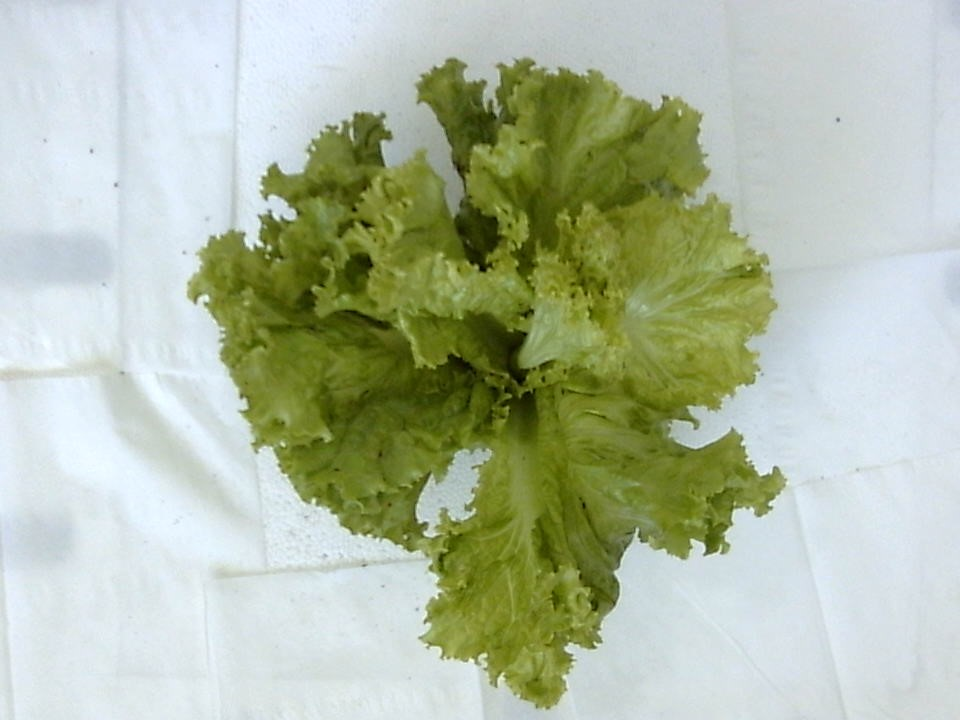
#> input picture Program/dataset/normal/cadangan/nm_16.jpg, 960 x 720 px, found by its file name
$ python tesWithImage2.py
#> lines starting #> are read from the running program, lines starting #| are printed output that depends on the picture; after the words box and inside, x2 and y2 are one past the last pixel; in counts of white or black regions, pixels touching at a corner belong together
import numpy as np
import cv2
import imutils

# from image
# img = cv2.imread('dataset/tipburn/tb_3.jpg', cv2.IMREAD_COLOR)
img = cv2.imread('dataset/normal/nm_16.jpg', cv2.IMREAD_COLOR)
#> img is the input picture: shape (720, 960, 3); mean B, G, R 164.6, 187.9, 177.1

# ================================================= #
## main code
imgHSV = cv2.cvtColor(img, cv2.COLOR_BGR2HSV)
#> imgHSV: shape (720, 960, 3); mean H, S, V 74.9, 69.1, 191.2

# range nilai hsv untuk masking
batas_bawah = (20, 100, 20)
batas_atas = (30, 180, 80)

# masking menggunkan thresholding
mask = cv2.inRange(imgHSV, batas_bawah, batas_atas)
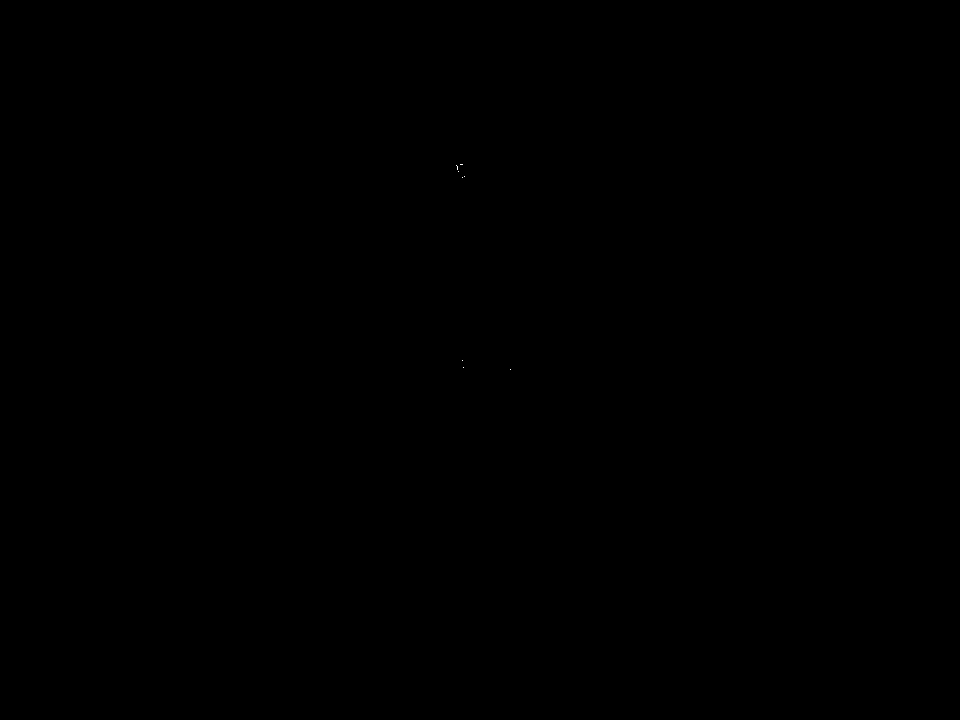
#> mask: shape (720, 960); 0% white in thin lines or dots, all inside (x1, y1, x2, y2) = (456, 164, 511, 370)

# passing the bitwise_and over
# each pixel convoluted
res = cv2.bitwise_and(img, img, mask = mask)

# defining the kernel i.e. Structuring element
kernel = np.ones((5, 5), np.uint8)

# defining the closing function
# over the image and structuring element
opening = cv2.morphologyEx(mask, cv2.MORPH_OPEN, kernel)
#> opening: shape (720, 960); every value is 0
closing = cv2.morphologyEx(mask, cv2.MORPH_CLOSE, kernel)
gradient = cv2.morphologyEx(mask, cv2.MORPH_GRADIENT, kernel)
#> gradient: shape (720, 960); 0.03% white; 5 white regions, box (x1, y1, x2, y2) and area: (454, 162, 465, 174) 90, (460, 174, 467, 180) 38, (460, 358, 465, 363) 25, (461, 365, 466, 370) 25, (508, 367, 513, 372) 25
dilation = cv2.dilate(mask, kernel, iterations=1)

cnts = cv2.findContours(closing.copy(), cv2.RETR_EXTERNAL,cv2.CHAIN_APPROX_SIMPLE)
#> cnts = 8 contours, all with area under 20
cnts = imutils.grab_contours(cnts)
for c in cnts:
    rect = cv2.boundingRect(c)
    # ukuran objek yang anggap tip burn
    if rect[2] < 10 or rect[3] < 10: continue
    x,y,w,h = rect
    cv2.rectangle(img,(x,y),(x+w,y+h),(255,255,255),2)
    cv2.putText(img,'Disease Detected',(x+w+10,y+h),0,0.5,(255,255,255),2)
#> this loop made 8 passes
#> rect on passes 1 to 6: (510, 369, 1, 1), (463, 367, 1, 1), (462, 360, 1, 1), (462, 177, 1, 1), (464, 176, 1, 1), (458, 171, 1, 1)
#> (c, rect) on passes 7 to 8: ([[456, 165], [457, 166], [457, 169], [457, 165]], (456, 165, 2, 5)), ([[460, 164], [462, 164]], (460, 164, 3, 1))

# Display the resulting frame
cv2.imshow('img', img)
cv2.imshow("HSV mask", mask)
cv2.imshow("HSV closing filter", closing)

cv2.waitKey(0)
cv2.destroyAllWindows()

$ run again, with Program/dataset/tipburn/pengujian/tb_3.jpg copied over Program/dataset/normal/cadangan/nm_16.jpg
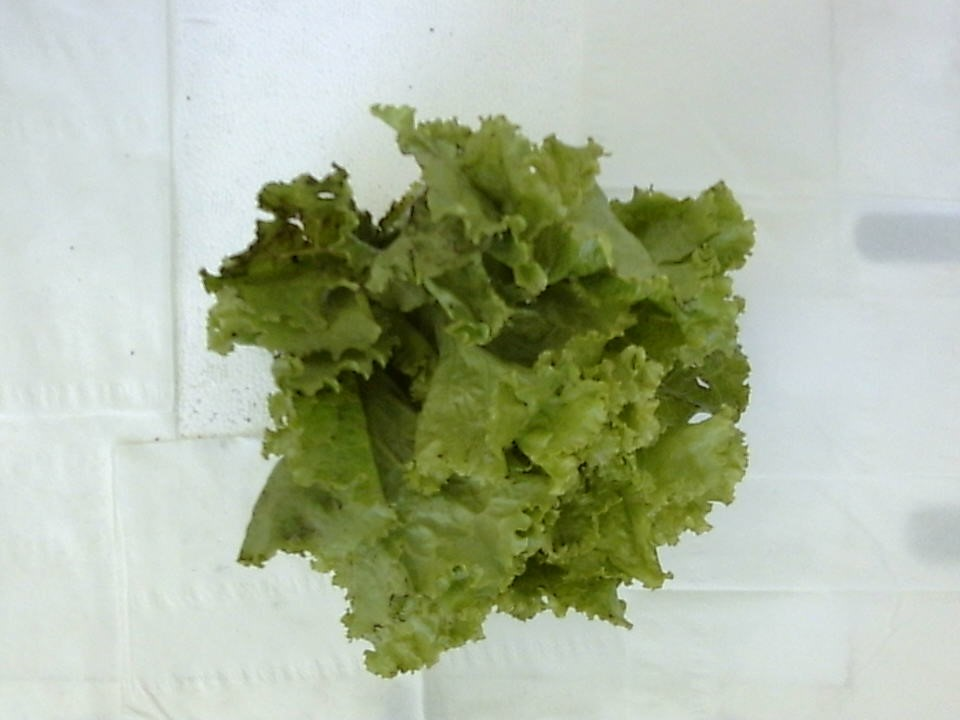
#> input picture Program/dataset/tipburn/pengujian/tb_3.jpg, 960 x 720 px, found by its file name
#> img is the input picture: shape (720, 960, 3); mean B, G, R 159.6, 183.7, 173.6
#> imgHSV: shape (720, 960, 3); mean H, S, V 63.8, 62.9, 184.3
#> mask: shape (720, 960); 0.03% white in thin lines or dots, all inside (x1, y1, x2, y2) = (236, 177, 460, 286)
#> opening: shape (720, 960); every value is 0
#> closing: shape (720, 960); 0.04% white; 22 white regions (18 under 20 px), largest, box (x1, y1, x2, y2) and area: (285, 212, 305, 223) 97, (241, 240, 265, 259) 89, (454, 248, 460, 253) 23, (290, 224, 298, 228) 22
#> gradient: shape (720, 960); 0.2% white; 14 white regions
#> cnts = 22 contours, 20 with area under 20; largest, box (x1, y1, x2, y2) and area: (285, 212, 305, 223) 68, (241, 240, 265, 259) 58
#> the loop `for c in cnts:` made 22 passes
#> rect on passes 2, 4, 5, 7, 8, 9, 11, 12: (236, 261, 3, 4), (454, 248, 6, 5), (310, 242, 1, 1), (304, 238, 5, 3), (304, 234, 1, 1), (299, 229, 1, 1), (290, 224, 8, 4), (379, 221, 6, 3)
#> after the loop `for c in cnts:`:
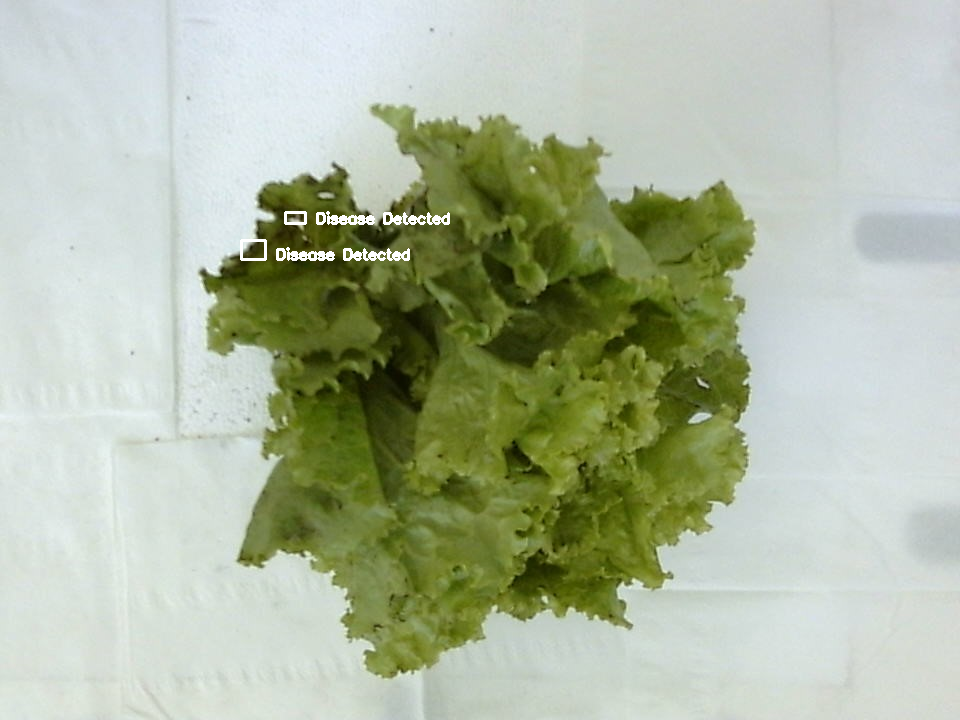
#> img: shape (720, 960, 3); 0.35% of pixels changed, all inside (x1, y1, x2, y2) = (240, 211, 450, 261)

$ run again, with Program/dataset/normal/cadangan/nm_13.jpg copied over Program/dataset/normal/cadangan/nm_16.jpg
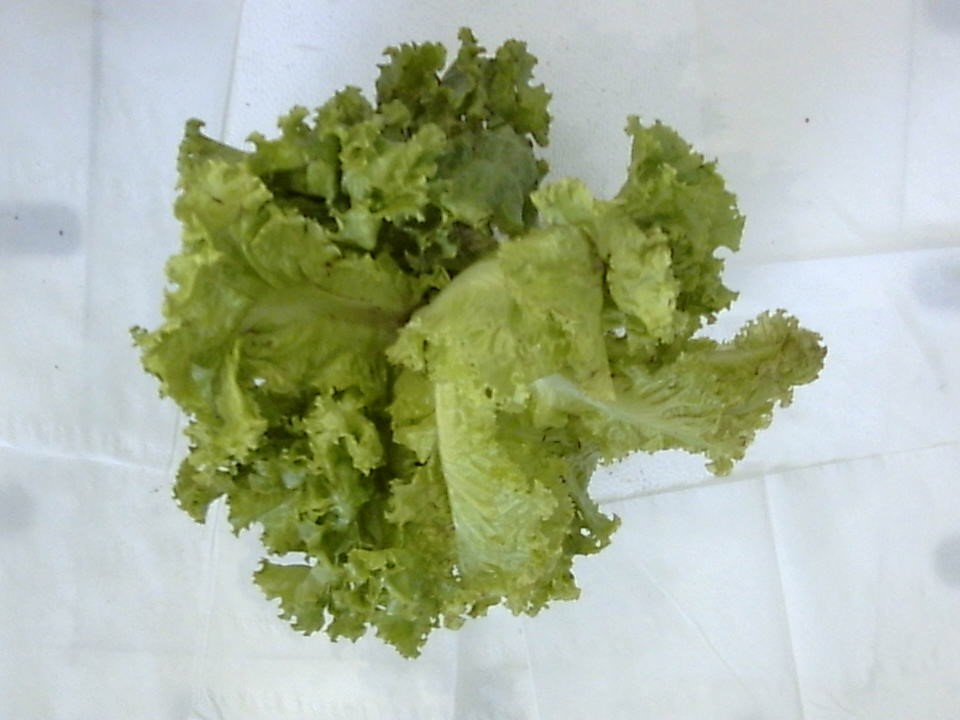
#> input picture Program/dataset/normal/cadangan/nm_13.jpg, 960 x 720 px, found by its file name
#> img is the input picture: shape (720, 960, 3); mean B, G, R 157.2, 181.5, 171.1
#> imgHSV: shape (720, 960, 3); mean H, S, V 74.6, 70.6, 185.4
#> mask: shape (720, 960); 0.03% white; 14 white regions (12 under 20 px), largest, box (x1, y1, x2, y2) and area: (458, 228, 469, 238) 72, (468, 240, 480, 248) 55
#> opening: shape (720, 960); 0.01% white; 1 white region, box (x1, y1, x2, y2) and area: (460, 230, 468, 236) 48
#> closing: shape (720, 960); 0.03% white; 11 white regions (10 under 20 px), largest, box (x1, y1, x2, y2) and area: (458, 228, 480, 248) 181
#> gradient: shape (720, 960); 0.11% white; 9 white regions, largest, box (x1, y1, x2, y2) and area: (456, 226, 482, 250) 369, (391, 318, 399, 328) 68, (402, 318, 412, 328) 61
#> dilation: shape (720, 960); 0.11% white; 9 white regions
#> cnts = 11 contours, 10 with area under 20; largest, box (x1, y1, x2, y2) and area: (458, 228, 480, 248) 142
#> the loop `for c in cnts:` made 11 passes
#> rect on passes 1, 2, 3, 4, 5, 6, 9, 10: (404, 325, 1, 1), (405, 323, 1, 1), (409, 320, 1, 1), (393, 320, 4, 6), (449, 275, 1, 1), (600, 265, 3, 4), (449, 132, 1, 1), (477, 124, 3, 3)
#> after the loop `for c in cnts:`:
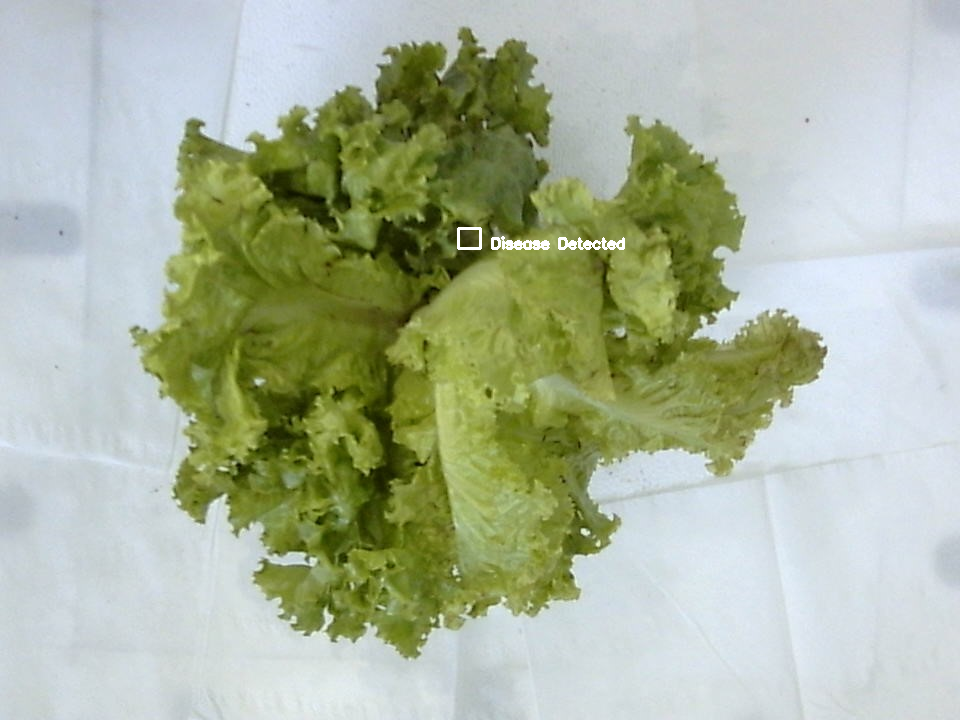
#> img: shape (720, 960, 3); 0.18% of pixels changed, all inside (x1, y1, x2, y2) = (457, 227, 625, 250)
